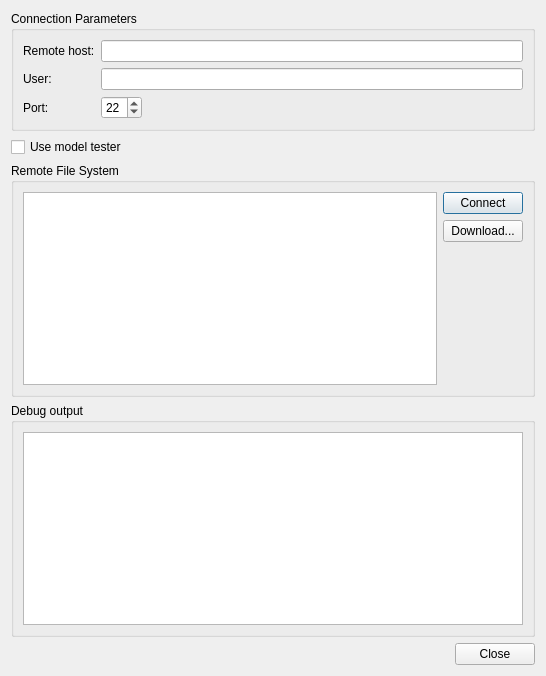
<?xml version="1.0" encoding="UTF-8"?>
<ui version="4.0">
 <class>Window</class>
 <widget class="QDialog" name="Window">
  <property name="geometry">
   <rect>
    <x>0</x>
    <y>0</y>
    <width>546</width>
    <height>676</height>
   </rect>
  </property>
  <property name="windowTitle">
   <string>Dialog</string>
  </property>
  <layout class="QVBoxLayout" name="verticalLayout_3">
   <item>
    <widget class="QGroupBox" name="groupBox">
     <property name="title">
      <string>Connection Parameters</string>
     </property>
     <layout class="QFormLayout" name="formLayout">
      <item row="0" column="0">
       <widget class="QLabel" name="label">
        <property name="text">
         <string>Remote host:</string>
        </property>
       </widget>
      </item>
      <item row="0" column="1">
       <widget class="QLineEdit" name="hostLineEdit"/>
      </item>
      <item row="1" column="0">
       <widget class="QLabel" name="label_3">
        <property name="text">
         <string>User:</string>
        </property>
       </widget>
      </item>
      <item row="1" column="1">
       <widget class="QLineEdit" name="userLineEdit"/>
      </item>
      <item row="2" column="0">
       <widget class="QLabel" name="label_2">
        <property name="text">
         <string>Port:</string>
        </property>
       </widget>
      </item>
      <item row="2" column="1">
       <layout class="QHBoxLayout" name="horizontalLayout">
        <item>
         <widget class="QSpinBox" name="portSpinBox">
          <property name="value">
           <number>22</number>
          </property>
         </widget>
        </item>
        <item>
         <spacer name="horizontalSpacer">
          <property name="orientation">
           <enum>Qt::Horizontal</enum>
          </property>
          <property name="sizeHint" stdset="0">
           <size>
            <width>40</width>
            <height>20</height>
           </size>
          </property>
         </spacer>
        </item>
       </layout>
      </item>
     </layout>
    </widget>
   </item>
   <item>
    <widget class="QCheckBox" name="useModelTesterCheckBox">
     <property name="text">
      <string>Use model tester</string>
     </property>
    </widget>
   </item>
   <item>
    <widget class="QGroupBox" name="groupBox_2">
     <property name="title">
      <string>Remote File System</string>
     </property>
     <layout class="QVBoxLayout" name="verticalLayout_4">
      <item>
       <layout class="QHBoxLayout" name="horizontalLayout_3">
        <item>
         <widget class="QTreeView" name="fsView">
          <property name="sizePolicy">
           <sizepolicy hsizetype="Expanding" vsizetype="Expanding">
            <horstretch>1</horstretch>
            <verstretch>1</verstretch>
           </sizepolicy>
          </property>
         </widget>
        </item>
        <item>
         <layout class="QVBoxLayout" name="verticalLayout_2">
          <item>
           <widget class="QPushButton" name="connectButton">
            <property name="text">
             <string>Connect</string>
            </property>
           </widget>
          </item>
          <item>
           <widget class="QPushButton" name="downloadButton">
            <property name="text">
             <string>Download...</string>
            </property>
           </widget>
          </item>
          <item>
           <spacer name="verticalSpacer">
            <property name="orientation">
             <enum>Qt::Vertical</enum>
            </property>
            <property name="sizeHint" stdset="0">
             <size>
              <width>20</width>
              <height>40</height>
             </size>
            </property>
           </spacer>
          </item>
         </layout>
        </item>
       </layout>
      </item>
     </layout>
    </widget>
   </item>
   <item>
    <widget class="QGroupBox" name="groupBox_3">
     <property name="title">
      <string>Debug output</string>
     </property>
     <layout class="QVBoxLayout" name="verticalLayout">
      <item>
       <widget class="QPlainTextEdit" name="outputTextEdit"/>
      </item>
     </layout>
    </widget>
   </item>
   <item>
    <layout class="QHBoxLayout" name="horizontalLayout_2">
     <item>
      <widget class="QDialogButtonBox" name="buttonBox">
       <property name="orientation">
        <enum>Qt::Horizontal</enum>
       </property>
       <property name="standardButtons">
        <set>QDialogButtonBox::Close</set>
       </property>
      </widget>
     </item>
    </layout>
   </item>
  </layout>
 </widget>
 <resources/>
 <connections>
  <connection>
   <sender>buttonBox</sender>
   <signal>rejected()</signal>
   <receiver>Window</receiver>
   <slot>reject()</slot>
   <hints>
    <hint type="sourcelabel">
     <x>316</x>
     <y>260</y>
    </hint>
    <hint type="destinationlabel">
     <x>286</x>
     <y>274</y>
    </hint>
   </hints>
  </connection>
  <connection>
   <sender>buttonBox</sender>
   <signal>accepted()</signal>
   <receiver>Window</receiver>
   <slot>accept()</slot>
   <hints>
    <hint type="sourcelabel">
     <x>248</x>
     <y>254</y>
    </hint>
    <hint type="destinationlabel">
     <x>157</x>
     <y>274</y>
    </hint>
   </hints>
  </connection>
 </connections>
</ui>
